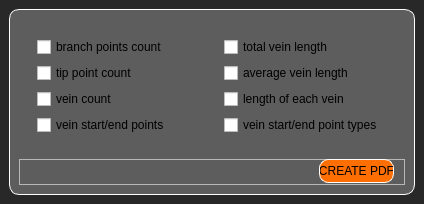
<?xml version="1.0" encoding="UTF-8"?>
<ui version="4.0">
 <class>SecondWindow</class>
 <widget class="QMainWindow" name="SecondWindow">
  <property name="geometry">
   <rect>
    <x>0</x>
    <y>0</y>
    <width>424</width>
    <height>204</height>
   </rect>
  </property>
  <property name="windowTitle">
   <string>MainWindow</string>
  </property>
  <widget class="QWidget" name="wdgt_sw">
   <property name="styleSheet">
    <string notr="true">#wdgt_sw{
background-color : #282828;
}</string>
   </property>
   <layout class="QVBoxLayout" name="verticalLayout_2">
    <item>
     <widget class="QFrame" name="frm_sw">
      <property name="styleSheet">
       <string notr="true">#frm_sw{
background-color:#5d5d5d;
border: 1px solid white;
border-radius:10px;
}</string>
      </property>
      <layout class="QVBoxLayout" name="verticalLayout">
       <item>
        <widget class="QFrame" name="frm_choices_sw">
         <layout class="QHBoxLayout" name="horizontalLayout">
          <item>
           <widget class="QFrame" name="frm_menu2_sw">
            <layout class="QVBoxLayout" name="verticalLayout_4">
             <item>
              <widget class="QCheckBox" name="checkBox_sw_bpCount">
               <property name="text">
                <string>branch points count</string>
               </property>
              </widget>
             </item>
             <item>
              <widget class="QCheckBox" name="checkBox_sw_tpCount">
               <property name="text">
                <string>tip point count</string>
               </property>
              </widget>
             </item>
             <item>
              <widget class="QCheckBox" name="checkBox_sw_vCount">
               <property name="text">
                <string>vein count</string>
               </property>
              </widget>
             </item>
             <item>
              <widget class="QCheckBox" name="checkBox_sw_veinSEP">
               <property name="text">
                <string>vein start/end points</string>
               </property>
              </widget>
             </item>
            </layout>
           </widget>
          </item>
          <item>
           <widget class="QFrame" name="frm_menu1_sw">
            <layout class="QVBoxLayout" name="verticalLayout_3">
             <item>
              <widget class="QCheckBox" name="checkBox_sw_tvLength">
               <property name="text">
                <string>total vein length</string>
               </property>
              </widget>
             </item>
             <item>
              <widget class="QCheckBox" name="checkBox_sw_avLength">
               <property name="text">
                <string>average vein length</string>
               </property>
              </widget>
             </item>
             <item>
              <widget class="QCheckBox" name="checkBox_sw_evLength">
               <property name="text">
                <string>length of each vein</string>
               </property>
              </widget>
             </item>
             <item>
              <widget class="QCheckBox" name="checkBox_sw_vSEPType">
               <property name="text">
                <string>vein start/end point types</string>
               </property>
              </widget>
             </item>
            </layout>
           </widget>
          </item>
         </layout>
        </widget>
       </item>
       <item>
        <widget class="QFrame" name="frm_pbtn_sw">
         <property name="frameShape">
          <enum>QFrame::StyledPanel</enum>
         </property>
         <property name="frameShadow">
          <enum>QFrame::Raised</enum>
         </property>
         <widget class="QPushButton" name="pbtn_create_pdf">
          <property name="geometry">
           <rect>
            <x>300</x>
            <y>0</y>
            <width>75</width>
            <height>24</height>
           </rect>
          </property>
          <property name="styleSheet">
           <string notr="true">QPushButton{
 background-color: #FE6E00;
 border-style: solid;
 border-width:1px;
 border-radius:9px;
 border-color: white;
}

QPushButton:hover{
background-color: #FF8303;
}</string>
          </property>
          <property name="text">
           <string>CREATE PDF</string>
          </property>
         </widget>
        </widget>
       </item>
      </layout>
     </widget>
    </item>
   </layout>
  </widget>
 </widget>
 <resources/>
 <connections/>
</ui>
